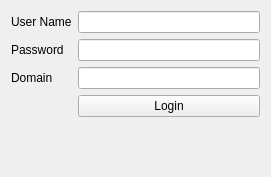
<?xml version="1.0" encoding="UTF-8"?>
<ui version="4.0">
 <class>LoginDialog</class>
 <widget class="QWidget" name="LoginDialog">
  <property name="geometry">
   <rect>
    <x>0</x>
    <y>0</y>
    <width>271</width>
    <height>177</height>
   </rect>
  </property>
  <property name="windowTitle">
   <string>Login</string>
  </property>
  <layout class="QFormLayout" name="formLayout">
   <item row="1" column="1">
    <widget class="QLineEdit" name="lineEdit_username"/>
   </item>
   <item row="2" column="1">
    <widget class="QLineEdit" name="lineEdit_password">
     <property name="text">
      <string/>
     </property>
     <property name="echoMode">
      <enum>QLineEdit::Password</enum>
     </property>
    </widget>
   </item>
   <item row="1" column="0">
    <widget class="QLabel" name="label_username">
     <property name="text">
      <string>User Name</string>
     </property>
    </widget>
   </item>
   <item row="2" column="0">
    <widget class="QLabel" name="label_password">
     <property name="text">
      <string>Password</string>
     </property>
    </widget>
   </item>
   <item row="3" column="0">
    <widget class="QLabel" name="label_domain">
     <property name="text">
      <string>Domain</string>
     </property>
    </widget>
   </item>
   <item row="3" column="1">
    <widget class="QLineEdit" name="lineEdit_domain">
     <property name="sizePolicy">
      <sizepolicy hsizetype="Preferred" vsizetype="Fixed">
       <horstretch>0</horstretch>
       <verstretch>0</verstretch>
      </sizepolicy>
     </property>
    </widget>
   </item>
   <item row="4" column="1">
    <widget class="QPushButton" name="pushButton_login">
     <property name="layoutDirection">
      <enum>Qt::LeftToRight</enum>
     </property>
     <property name="text">
      <string>Login</string>
     </property>
    </widget>
   </item>
  </layout>
 </widget>
 <resources/>
 <connections/>
</ui>
